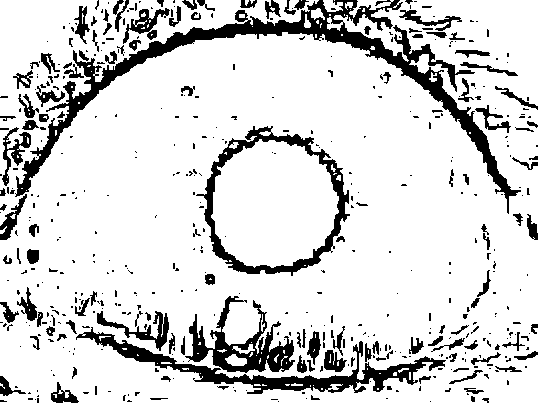
//> input picture grayhunabiki.png, 538 x 403 px
$ ./main   (built with g++ and OpenCV 4)
//> lines starting //> are read from the running program, lines starting //| are printed output that depends on the picture; after the words box and inside, x2 and y2 are one past the last pixel; in counts of white or black regions, pixels touching at a corner belong together

#include <opencv2/core/core.hpp>
#include <opencv2/imgproc/imgproc.hpp>
#include <opencv2/highgui/highgui.hpp>
#include <iostream>
//#include "RegionGrowing.h"

int main(int argc, char *argv[])
{
    cv::Mat_<uchar> img = cv::Mat::zeros(500, 500, CV_8UC1);

    //imread(filename, 1(=グレースケールで読み込む))
    cv::Mat src_img = cv::imread("/Users/arimuratakuma/Desktop/opencv2withxcode/grayhunabiki.png", 1);
//> src_img is the input picture: 403 rows x 538 cols, CV_8UC3; 84.1% white; 500 black regions (371 under 20 px), largest, box (x1, y1, x2, y2) and area: (15, 0, 521, 214) 10163, (76, 327, 446, 394) 4185, (196, 126, 350, 276) 3533
    if (!src_img.data) return -1;

    //現在のTickCount
    int64 start = cv::getTickCount();


    cv::Mat dst_img, work_img;
    dst_img = src_img.clone();
    //cvtColor:色空間の変換
    cv::cvtColor(src_img, work_img, CV_BGR2GRAY);

    //Hough変換のための前処理(画像の平滑化を行わないと誤検出が発生しやすい)
    cv::GaussianBlur(work_img, work_img, cv::Size(11,11), 2,2);
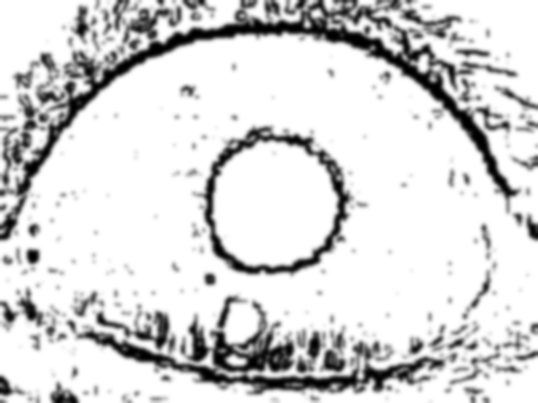
//> work_img: 403 rows x 538 cols, CV_8UC1; min 0, max 255, mean 214.3

    //Hough変換による円の検出と検出した円の描画
    std::vector<cv::Vec3f> circles;

    cv::HoughCircles(work_img, circles, CV_HOUGH_GRADIENT,
                     1, // 大きい閾値
                     1000, // 円を検出する際の投票数の閾値
                     10, //円半径の最小値
                     30); //円半径の最大値
//> circles = 1 circle (x, y, radius): [263.5, 283.5, 252.6]


    std::vector<cv::Vec3f>::iterator it = circles.begin();
    for(; it!=circles.end(); ++it) {
        cv::Point center(cv::saturate_cast<int>((*it)[0]), cv::saturate_cast<int>((*it)[1]));
        int radius = cv::saturate_cast<int>((*it)[2]);
        cv::circle(dst_img, center, radius, cv::Scalar(0,0,255), 2);
    }
//> this loop made 1 pass
//> (center, radius) on pass 1: (Point(264, 284), 253)
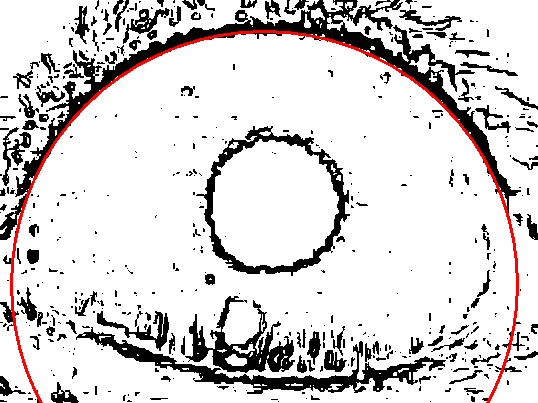
//> dst_img: 403 rows x 538 cols, CV_8UC3; 1.44% of pixels changed, all inside (x1, y1, x2, y2) = (10, 30, 519, 403)

    int64 end = cv::getTickCount();
    double elapsedMsec = (end - start)*1000 / cv::getTickFrequency();
    std::cout<< elapsedMsec << "[ms]" << std::endl;

    cv::namedWindow("HoughCircles", CV_WINDOW_AUTOSIZE|CV_WINDOW_FREERATIO);
    cv::imshow("HoughCircles", dst_img);
    cv::waitKey(0);
}
